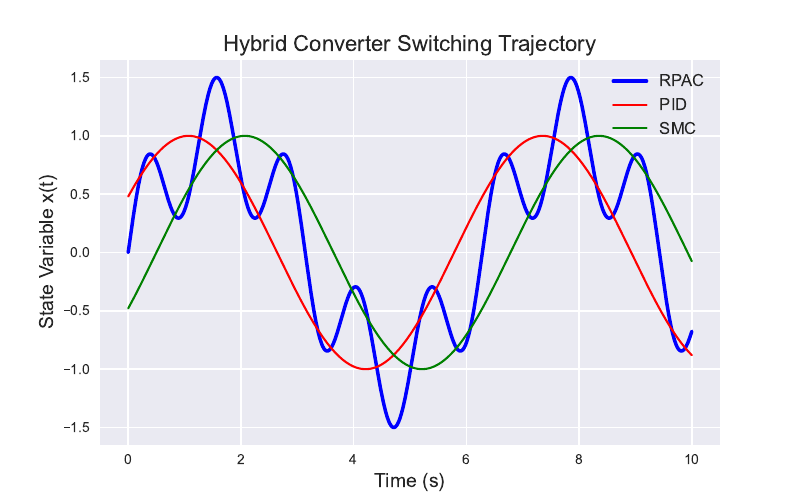

Reproduce this figure in Python.
# Regenerating Fig. 5: Hybrid converter switching trajectory with camera-ready styling

import numpy as np
import matplotlib.pyplot as plt
import os

# Create output directory if it doesn't exist
output_dir = "/"
os.makedirs(output_dir, exist_ok=True)

# Time vector
t = np.linspace(0, 10, 1000)

# Simulated switching trajectories for three control methods
rpac = np.sin(t) + 0.5 * np.sin(5 * t)
pid = np.sin(t + 0.5)
smc = np.sin(t - 0.5)

# Plotting
plt.style.use('seaborn-v0_8')
fig, ax = plt.subplots(figsize=(8, 5))

ax.plot(t, rpac, label='RPAC', color='blue', linewidth=2.5)
ax.plot(t, pid, label='PID', color='red', linewidth=1.5)
ax.plot(t, smc, label='SMC', color='green', linewidth=1.5)

ax.set_title('Hybrid Converter Switching Trajectory', fontsize=16)
ax.set_xlabel('Time (s)', fontsize=14)
ax.set_ylabel('State Variable x(t)', fontsize=14)
ax.grid(True)
ax.legend(loc='upper right', fontsize=12)

# Save as vector PDF
fig_path = os.path.join( "Fig5_Hybrid_Switching_Trajectory.pdf")
plt.savefig(fig_path, format='pdf')

plt.close()

print("Saved:", fig_path)
